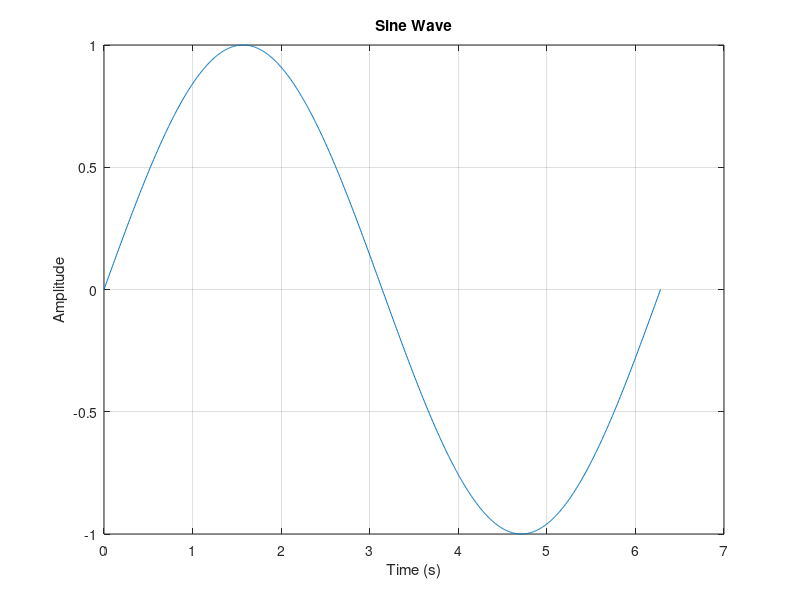

Source code (MATLAB):
% Generate time vector
t = linspace(0, 2*pi, 1000);

% Generate sine wave
y = sin(t);

% Plot the sine wave
figure;
plot(t, y);
xlabel('Time (s)');
ylabel('Amplitude');
title('Sine Wave');
grid on;

% Save the plot as an image
saveas(gcf, 'sine_wave.png');

fprintf('Sine wave plot saved to sine_wave.png\n');
